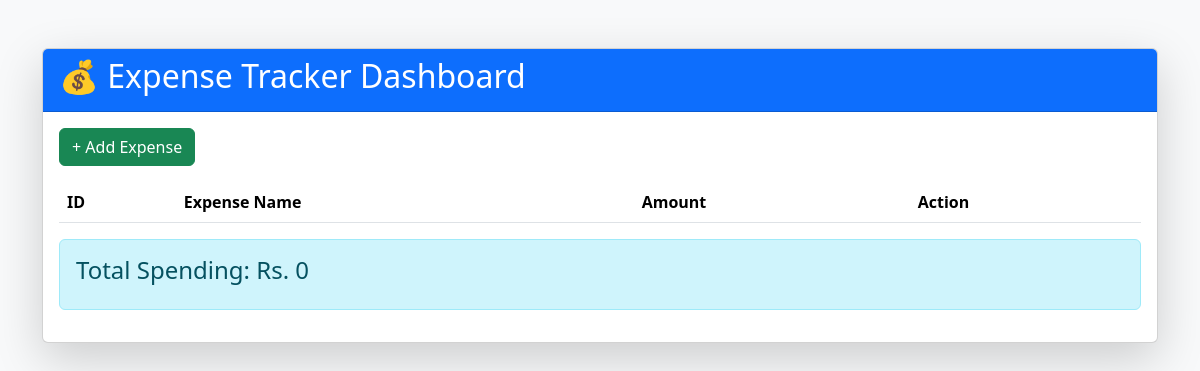
Before: / with the older database file.
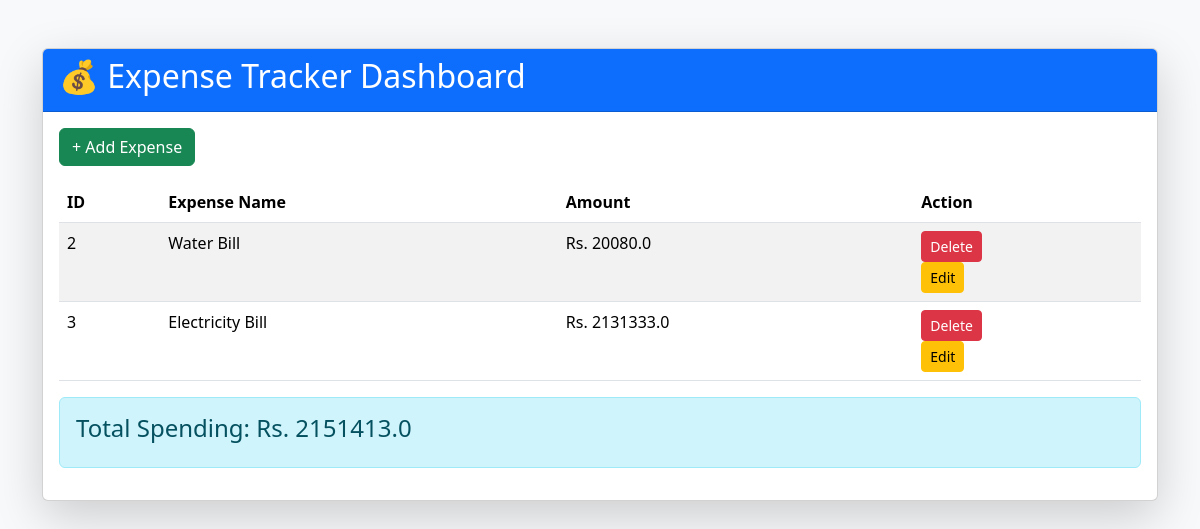
After: the same page with the newer database file.
### tables this page shows
CREATE TABLE expenses (
            id INTEGER PRIMARY KEY AUTOINCREMENT,
            name TEXT NOT NULL,
            category TEXT NOT NULL,
            amount REAL NOT NULL
        );

### app.py (the view)
@app.route('/')
def index():
    conn = sqlite3.connect('expenses.db')
    cursor = conn.cursor()
    cursor.execute("SELECT * FROM expenses")
    expenses = cursor.fetchall()
    total = sum(expense[3] for expense in expenses)
    conn.close()
    return render_template(
        "index.html",
        expenses=expenses,
        total=total
    )

### templates/index.html (shortened to what this page needs)
<!DOCTYPE html>
<html>
<head>
    <link
    href="https://cdn.jsdelivr.net/npm/bootstrap@5.3.3/dist/css/bootstrap.min.css"
    rel="stylesheet">
</head>
<body class="bg-light">
<div class="container mt-5">
    <div class="card shadow-lg">
        <div class="card-header bg-primary text-white">
            <h2>💰 Expense Tracker Dashboard</h2>
        </div>
        <div class="card-body">
            <a href="/add" class="btn btn-success mb-3">
                + Add Expense
            </a>
            <table class="table table-striped table-hover">
                <thead>
                    <tr>
                        <th>ID</th>
                        <th>Expense Name</th>
                        <th>Amount</th>
                        <th>Action</th>
                    </tr>
                </thead>
                <tbody>
                {% for expense in expenses %}
                    <tr>
                        <td>{{ expense[0] }}</td>
                        <td>{{ expense[1] }}</td>
                        <td>Rs. {{ expense[3] }}</td>
                        <td>
                            <form action="/delete/{{ expense[0] }}"
                                  method="POST">
                                <button
                                class="btn btn-danger btn-sm"
                                onclick="return confirm('Delete this expense?')">
                                Delete
                                </button>
                            </form>
                            <a href="/edit/{{ expense[0] }}"
                            class="btn btn-warning btn-sm">
                                Edit
                            </a>
                        </td>
                    </tr>
                {% endfor %}
                </tbody>
            </table>
            <div class="alert alert-info">
                <h4>Total Spending: Rs. {{ total }}</h4>
            </div>
        </div>
    </div>
</div>
</body>
</html>

Changed rows visible on the page:
added expenses: id "2", name "Water Bill", amount "20080.0"
added expenses: id "3", name "Electricity Bill", amount "2131333.0"
Other visible differences:
{{ total }}: "0" → "2151413.0"
